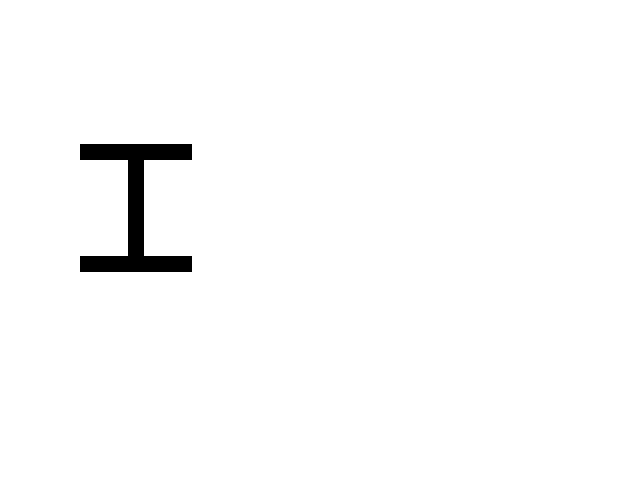

Tiled map render using the project's own tile images. Description and the whole map definition, tile-layer contents included, below:
An orthogonal 40x30 tile map with 16x16 px tiles, 1 tile layer (块层 1), 4 tilesets.

<map version="1.0" orientation="orthogonal" renderorder="right-down" width="40" height="30" tilewidth="16" tileheight="16" backgroundcolor="#ffffff" nextobjectid="1">
 <tileset firstgid="1" name="block" tilewidth="16" tileheight="16" tilecount="1">
  <image source="block.png" width="16" height="16" />
 </tileset>
 <tileset firstgid="2" name="block1" tilewidth="16" tileheight="16" tilecount="1">
  <image source="block1.png" width="16" height="16" />
 </tileset>
 <tileset firstgid="3" name="block2" tilewidth="16" tileheight="16" tilecount="1">
  <image source="block2.png" width="16" height="16" />
 </tileset>
 <tileset firstgid="4" name="block3" tilewidth="16" tileheight="16" tilecount="1">
  <image source="block3.png" width="16" height="16" />
 </tileset>
 <layer name="块层 1" width="40" height="30">
  <data encoding="csv">
0,0,0,0,0,0,0,0,0,0,0,0,0,0,0,0,0,0,0,0,0,0,0,0,0,0,0,0,0,0,0,0,0,0,0,0,0,0,0,0,
0,0,0,0,0,0,0,0,0,0,0,0,0,0,0,0,0,0,0,0,0,0,0,0,0,0,0,0,0,0,0,0,0,0,0,0,0,0,0,0,
0,0,0,0,0,0,0,0,0,0,0,0,0,0,0,0,0,0,0,0,0,0,0,0,0,0,0,0,0,0,0,0,0,0,0,0,0,0,0,0,
0,0,0,0,0,0,0,0,0,0,0,0,0,0,0,0,0,0,0,0,0,0,0,0,0,0,0,0,0,0,0,0,0,0,0,0,0,0,0,0,
0,0,0,0,0,0,0,0,0,0,0,0,0,0,0,0,0,0,0,0,0,0,0,0,0,0,0,0,0,0,0,0,0,0,0,0,0,0,0,0,
0,0,0,0,0,0,0,0,0,0,0,0,0,0,0,0,0,0,0,0,0,0,0,0,0,0,0,0,0,0,0,0,0,0,0,0,0,0,0,0,
0,0,0,0,0,0,0,0,0,0,0,0,0,0,0,0,0,0,0,0,0,0,0,0,0,0,0,0,0,0,0,0,0,0,0,0,0,0,0,0,
0,0,0,0,0,0,0,0,0,0,0,0,0,0,0,0,0,0,0,0,0,0,0,0,0,0,0,0,0,0,0,0,0,0,0,0,0,0,0,0,
0,0,0,0,0,0,0,0,0,0,0,0,0,0,0,0,0,0,0,0,0,0,0,0,0,0,0,0,0,0,0,0,0,0,0,0,0,0,0,0,
0,0,0,0,0,1,1,1,1,1,1,1,0,0,0,0,0,0,0,0,0,0,0,0,0,0,0,0,0,0,0,0,0,0,0,0,0,0,0,0,
0,0,0,0,0,0,0,0,1,0,0,0,0,0,0,0,0,0,0,0,0,0,0,0,0,0,0,0,0,0,0,0,0,0,0,0,0,0,0,0,
0,0,0,0,0,0,0,0,1,0,0,0,0,0,0,0,0,0,0,0,0,0,0,0,0,0,0,0,0,0,0,0,0,0,0,0,0,0,0,0,
0,0,0,0,0,0,0,0,1,0,0,0,0,0,0,0,0,0,0,0,0,0,0,0,0,0,0,0,0,0,0,0,0,0,0,0,0,0,0,0,
0,0,0,0,0,0,0,0,1,0,0,0,0,0,0,0,0,0,0,0,0,0,0,0,0,0,0,0,0,0,0,0,0,0,0,0,0,0,0,0,
0,0,0,0,0,0,0,0,1,0,0,0,0,0,0,0,0,0,0,0,0,0,0,0,0,0,0,0,0,0,0,0,0,0,0,0,0,0,0,0,
0,0,0,0,0,0,0,0,1,0,0,0,0,0,0,0,0,0,0,0,0,0,0,0,0,0,0,0,0,0,0,0,0,0,0,0,0,0,0,0,
0,0,0,0,0,1,1,1,1,1,1,1,0,0,0,0,0,0,0,0,0,0,0,0,0,0,0,0,0,0,0,0,0,0,0,0,0,0,0,0,
0,0,0,0,0,0,0,0,0,0,0,0,0,0,0,0,0,0,0,0,0,0,0,0,0,0,0,0,0,0,0,0,0,0,0,0,0,0,0,0,
0,0,0,0,0,0,0,0,0,0,0,0,0,0,0,0,0,0,0,0,0,0,0,0,0,0,0,0,0,0,0,0,0,0,0,0,0,0,0,0,
0,0,0,0,0,0,0,0,0,0,0,0,0,0,0,0,0,0,0,0,0,0,0,0,0,0,0,0,0,0,0,0,0,0,0,0,0,0,0,0,
0,0,0,0,0,0,0,0,0,0,0,0,0,0,0,0,0,0,0,0,0,0,0,0,0,0,0,0,0,0,0,0,0,0,0,0,0,0,0,0,
0,0,0,0,0,0,0,0,0,0,0,0,0,0,0,0,0,0,0,0,0,0,0,0,0,0,0,0,0,0,0,0,0,0,0,0,0,0,0,0,
0,0,0,0,0,0,0,0,0,0,0,0,0,0,0,0,0,0,0,0,0,0,0,0,0,0,0,0,0,0,0,0,0,0,0,0,0,0,0,0,
0,0,0,0,0,0,0,0,0,0,0,0,0,0,0,0,0,0,0,0,0,0,0,0,0,0,0,0,0,0,0,0,0,0,0,0,0,0,0,0,
0,0,0,0,0,0,0,0,0,0,0,0,0,0,0,0,0,0,0,0,0,0,0,0,0,0,0,0,0,0,0,0,0,0,0,0,0,0,0,0,
0,0,0,0,0,0,0,0,0,0,0,0,0,0,0,0,0,0,0,0,0,0,0,0,0,0,0,0,0,0,0,0,0,0,0,0,0,0,0,0,
0,0,0,0,0,0,0,0,0,0,0,0,0,0,0,0,0,0,0,0,0,0,0,0,0,0,0,0,0,0,0,0,0,0,0,0,0,0,0,0,
0,0,0,0,0,0,0,0,0,0,0,0,0,0,0,0,0,0,0,0,0,0,0,0,0,0,0,0,0,0,0,0,0,0,0,0,0,0,0,0,
0,0,0,0,0,0,0,0,0,0,0,0,0,0,0,0,0,0,0,0,0,0,0,0,0,0,0,0,0,0,0,0,0,0,0,0,0,0,0,0,
0,0,0,0,0,0,0,0,0,0,0,0,0,0,0,0,0,0,0,0,0,0,0,0,0,0,0,0,0,0,0,0,0,0,0,0,0,0,0,0
</data>
 </layer>
</map>
